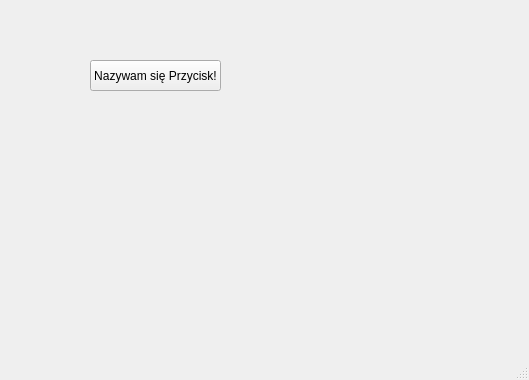
<?xml version="1.0" encoding="UTF-8"?>
<ui version="4.0">
 <class>MainWindow</class>
 <widget class="QMainWindow" name="MainWindow">
  <property name="geometry">
   <rect>
    <x>0</x>
    <y>0</y>
    <width>529</width>
    <height>380</height>
   </rect>
  </property>
  <property name="windowTitle">
   <string>MainWindow</string>
  </property>
  <widget class="QWidget" name="centralwidget">
   <widget class="QPushButton" name="pushButton">
    <property name="geometry">
     <rect>
      <x>90</x>
      <y>60</y>
      <width>131</width>
      <height>31</height>
     </rect>
    </property>
    <property name="text">
     <string>Nazywam się Przycisk!</string>
    </property>
   </widget>
  </widget>
  <widget class="QMenuBar" name="menubar">
   <property name="geometry">
    <rect>
     <x>0</x>
     <y>0</y>
     <width>529</width>
     <height>21</height>
    </rect>
   </property>
  </widget>
  <widget class="QStatusBar" name="statusbar"/>
 </widget>
 <resources/>
 <connections/>
</ui>
